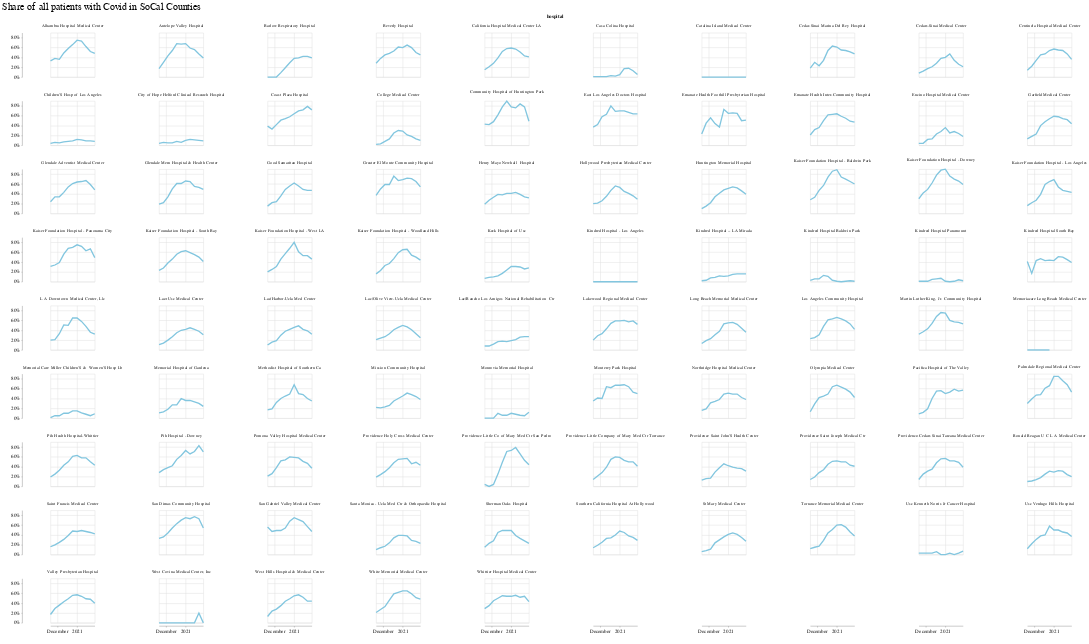

Here is the notebook cell this chart was saved with:
### Code cell
alt.Chart(surge_la).mark_line().encode(
    x=alt.X("week:T", axis=alt.Axis(format="", title=" ", tickCount=3)),
    y=alt.Y(
        "covid_patients_share",
        title=" ",
        axis=alt.Axis(format="%", title="", tickCount=6),
    ),
    facet=alt.Facet("hospital", columns=10),
).properties(
    width=100, height=100, title="Share of all patients with Covid in SoCal Counties"
)

### Figure 1 — Vega-Lite specification as saved in the notebook (floating-point values rounded to 4 significant figures; data arrays with more than 128 entries replaced by an {"elided": "..."} marker saying what was removed)
{"config": {"view": {"width": 800, "height": 450}, "background": "#ffffff", "title": {"anchor": "start", "font": "Benton Gothic Bold, sans", "fontColor": "#000000", "fontSize": 22, "fontWeight": "normal"}, "arc": {"fill": "#82c6df"}, "area": {"fill": "#82c6df"}, "line": {"stroke": "#82c6df", "strokeWidth": 3}, "path": {"stroke": "#82c6df"}, "rect": {"fill": "#82c6df"}, "shape": {"stroke": "#82c6df"}, "bar": {"fill": "#82c6df"}, "point": {"stroke": "#82c6df"}, "symbol": {"fill": "#82c6df", "size": 30}, "axis": {"titleFont": "Benton Gothic Bold, sans", "titleFontSize": 13, "titleFontWeight": "normal", "labelFont": "Benton Gothic, sans", "labelFontSize": 11.5, "labelFontWeight": "normal"}, "axisX": {"labelAngle": 0, "labelPadding": 4, "tickSize": 3}, "axisY": {"labelBaseline": "middle", "maxExtent": 45, "minExtent": 45, "tickSize": 2, "titleAlign": "left", "titleAngle": 0, "titleX": -45, "titleY": -11}, "legend": {"titleFont": "Benton Gothic Bold, sans", "titleFontSize": 13, "titleFontWeight": "normal", "symbolType": "square", "labelFont": "Benton Gothic, sans", "labelFontSize": 11.5}, "range": {"category": ["#3580b1", "#ec8431", "#ab7fb4", "#c89d29", "#adc839", "#829eb1"], "diverging": ["#e68a4f", "#f4bb6a", "#f9e39c", "#dadfe2", "#a6b7c6", "#849eae"], "heatmap": ["#fbf2c7", "#f9e39c", "#f8d36e", "#f4bb6a", "#e68a4f", "#d15a40", "#ab4232"], "ordinal": ["#fbf2c7", "#f9e39c", "#f8d36e", "#f4bb6a", "#e68a4f", "#d15a40", "#ab4232"], "ramp": ["#fbf2c7", "#f9e39c", "#f8d36e", "#f4bb6a", "#e68a4f", "#d15a40", "#ab4232"]}}, "data": {"name": "data-5ebb83d9cbd48dd90dc67db9118a8d31"}, "mark": "line", "encoding": {"facet": {"type": "nominal", "columns": 10, "field": "hospital"}, "x": {"type": "temporal", "axis": {"format": "", "tickCount": 3, "title": " "}, "field": "week"}, "y": {"type": "quantitative", "axis": {"format": "%", "tickCount": 6, "title": ""}, "field": "covid_patients_share", "title": " "}}, "height": 100, "title": "Share of all patients with Covid in SoCal Counties", "width": 100, "$schema": "https://vega.github.io/schema/vega-lite/v4.8.1.json", "datasets": {"data-5ebb83d9cbd48dd90dc67db9118a8d31": {"elided": "930 records"}}}
